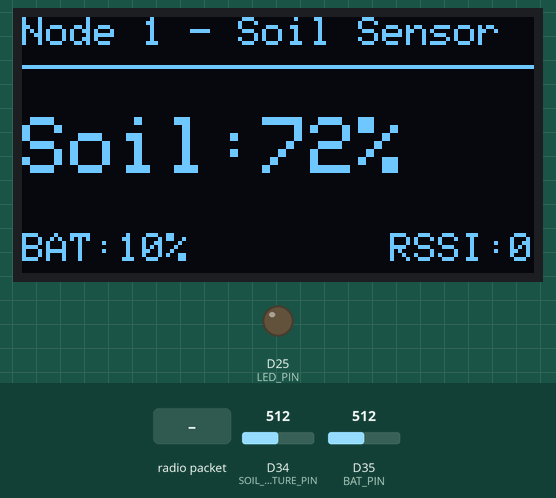
The sketch below on a simulated Arduino Due. Parts: 128×64 one-colour display, output pins drawn as LEDs (lit = HIGH). The test bench sets the inputs (shaded band); at power-on: D34 (SOIL_MOISTURE_PIN) = 512, D35 (BAT_PIN) = 512 (analog values on the 0–1023 scale). No radio packets arrive unless stated; what the sketch prints to the serial monitor is not drawn.

Above: at 5.77 s.
5.8 s: radio packet "1" arrives
At 6.8 s:
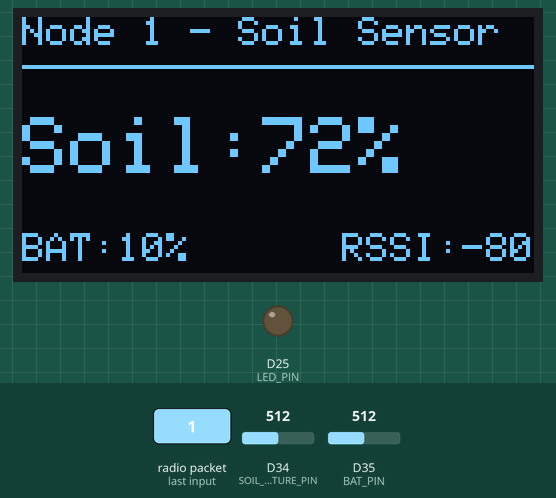
17.2 s: D34 (SOIL_MOISTURE_PIN) set to 716
At 20.6 s:
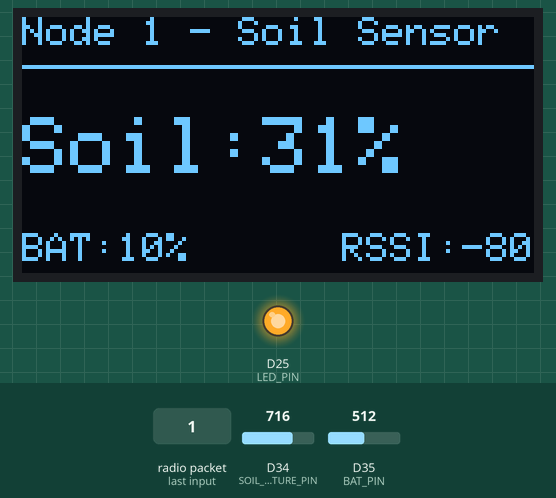
22.2 s: D35 (BAT_PIN) set to 716
At 26.5 s:
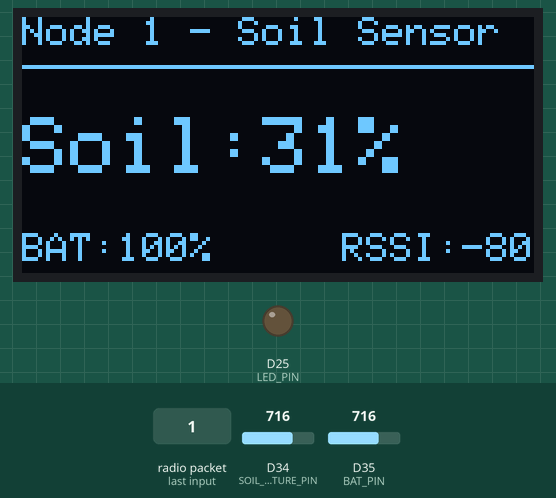
27.2 s: D34 (SOIL_MOISTURE_PIN) set to 900
At 31.6 s:
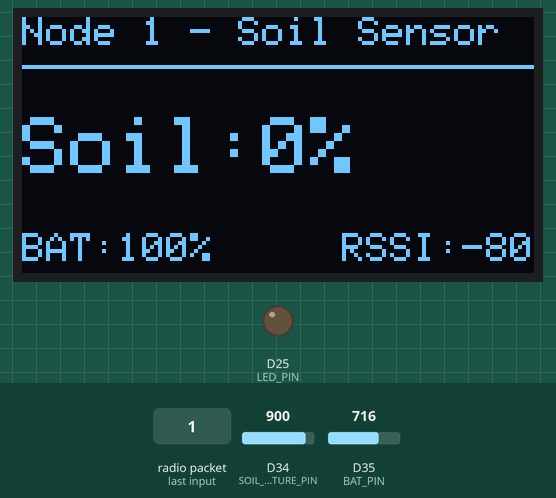
32.2 s: D35 (BAT_PIN) set to 511
At 36.6 s:
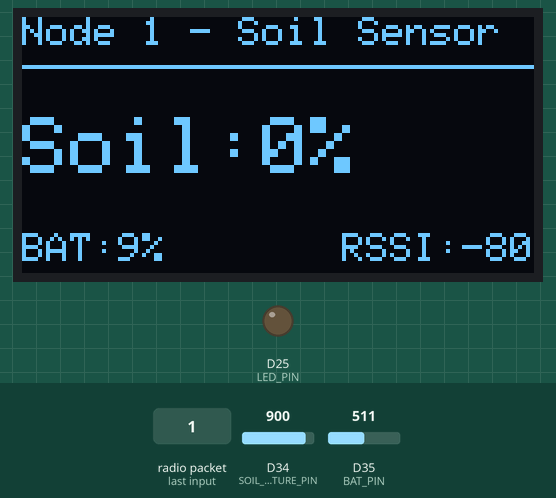
37.2 s: D34 (SOIL_MOISTURE_PIN) set to 306
At 41.6 s:
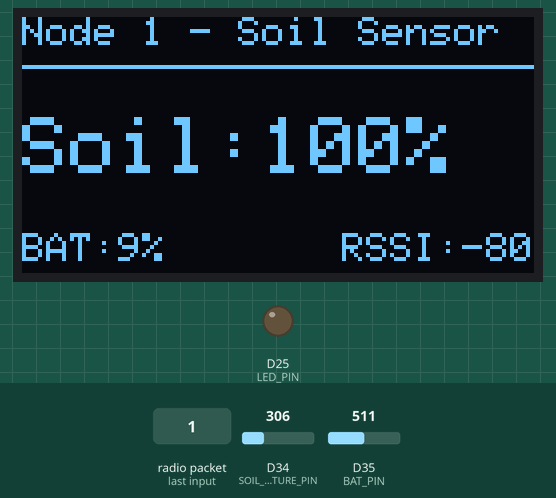
Timing chart, 0 to 43.1 s (numbered marks = the images above; inputs shaded):
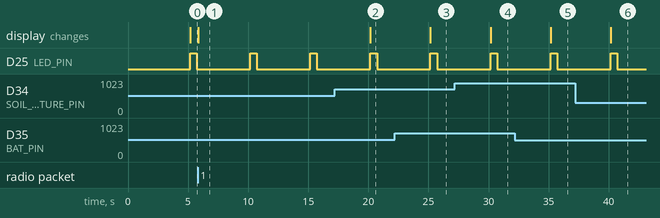

Measured:
- after the input at 5.8 s, the display: changes at once (image 1)
- after the input at 17.2 s, the display: first differs from a run without the input after 3.0 s (image 2)
- after the input at 22.2 s, the display: first differs from a run without the input after 3.0 s (image 3)
- after the input at 27.2 s, the display: first differs from a run without the input after 3.0 s (image 4)
- after the input at 32.2 s, the display: first differs from a run without the input after 3.0 s (image 5)
- after the input at 37.2 s, the display: first differs from a run without the input after 3.0 s (image 6)
- by itself, D25 (LED_PIN): alternates HIGH for 0.56 s and LOW for 4.4 s

The sketch:

LoRa32-PERPASIF_NODE_1_TX.ino
```cpp
#include <Wire.h>
#include <Adafruit_GFX.h>
#include <Adafruit_SSD1306.h>
#include <Arduino.h>
#include <SPI.h>
#include <LoRa.h>

// --- KONFIGURASI PIN & PARAMETER SENSOR ---
#define LED_PIN 25
#define BAT_PIN 35

// Pin & Variabel Soil Moisture
#define SOIL_MOISTURE_PIN 34
const int AirValue = 3500;
const int WaterValue = 1500;
int soilMoisturePercent = 0;

// Variabel Baterai
float batVoltage = 0.0;
int batPercent = 0;

// --- KONFIGURASI OLED ---
#define SCREEN_WIDTH 128
#define SCREEN_HEIGHT 64
#define OLED_SDA 21
#define OLED_SCL 22

// --- KONFIGURASI PIN LORA (T3 LoRa32 V1.6.1) ---
#define LORA_SCK  5
#define LORA_MISO 19
#define LORA_MOSI 27
#define LORA_CS   18
#define LORA_RST  23
#define LORA_IRQ  26
#define LORA_FREQ 433E6 // Sesuaikan dengan modul: 433E6, 868E6, atau 915E6

// --- INISIALISASI OBJEK ---
Adafruit_SSD1306 display(SCREEN_WIDTH, SCREEN_HEIGHT, &Wire, -1);

// --- VARIABEL GLOBAL ---
int currentRssi = 0;
unsigned long previousMillis = 0;
const long interval = 5000; // Interval pengiriman 5 detik

void setup() {
  Serial.begin(115200);

  // Inisialisasi LED Bawaan
  pinMode(LED_PIN, OUTPUT);
  digitalWrite(LED_PIN, LOW);

  analogReadResolution(12);

  Serial.println("Inisialisasi Sistem Sensor Node 1...");

  // Inisialisasi OLED
  Wire.begin(OLED_SDA, OLED_SCL);
  if(!display.begin(SSD1306_SWITCHCAPVCC, 0x3C)) {
    Serial.println(F("OLED allocation failed"));
    for(;;);
  }

  display.clearDisplay();
  display.setTextSize(1);
  display.setTextColor(WHITE);
  display.setCursor(15, 25);
  display.println("Node 1 Starting...");
  display.display();

  // Inisialisasi LoRa
  SPI.begin(LORA_SCK, LORA_MISO, LORA_MOSI, LORA_CS);
  LoRa.setPins(LORA_CS, LORA_RST, LORA_IRQ);

  if (!LoRa.begin(LORA_FREQ)) {
    Serial.println("LoRa initialization failed!");
    display.clearDisplay();
    display.setCursor(0, 0);
    display.println("LoRa Failed!");
    display.display();
    while (1);
  }

  // Samakan SyncWord dengan Receiver
  LoRa.setSyncWord(0xF3);
  Serial.println("LoRa Initialized OK!");

  delay(2000);
  LoRa.receive();
}

void loop() {
  // --- 1. JADWAL PENGIRIMAN DATA SENSOR ---
  unsigned long currentMillis = millis();

  if (currentMillis - previousMillis >= interval) {
    previousMillis = currentMillis;
    readSoilMoisture();
    readBattery();
    updateOLED();
    sendDataLoRa();
  }

  // --- 2. MENERIMA PESAN (RSSI / Balasan) ---
  int packetSize = LoRa.parsePacket();
  if (packetSize) {
    currentRssi = LoRa.packetRssi();
    String incoming = "";
    while (LoRa.available()) {
      incoming += (char)LoRa.read();
    }
    Serial.println("Menerima pesan: " + incoming + " dengan RSSI: " + String(currentRssi));
    updateOLED();
  }
}

// --- FUNGSI PEMBACAAN SENSOR ---

void readSoilMoisture() {
  int rawValue = analogRead(SOIL_MOISTURE_PIN);
  soilMoisturePercent = map(rawValue, AirValue, WaterValue, 0, 100);
  soilMoisturePercent = constrain(soilMoisturePercent, 0, 100);
  Serial.printf("Soil Moisture: %d%%\n", soilMoisturePercent);
}

// --- FUNGSI PENGIRIMAN DATA LORA ---

void sendDataLoRa() {
  digitalWrite(LED_PIN, HIGH);

  // Format Payload KHUSUS NODE 1 HANYA: SOIL MOISTURE
  // Contoh: NODE1|soil=67
  String payload = "NODE1|soil=" + String(soilMoisturePercent);

  // Mulai transmisi
  LoRa.beginPacket();
  LoRa.print(payload);
  int status = LoRa.endPacket();

  if(status == 1) {
    Serial.println("Data LoRa Terkirim: " + payload);
  } else {
    Serial.println("Gagal Mengirim LoRa!");
  }

  delay(500); // Nyalakan LED selama 500ms
  digitalWrite(LED_PIN, LOW);

  LoRa.receive();
}

// --- FUNGSI TAMPILAN OLED ---

void updateOLED() {
  display.clearDisplay();
  display.setTextSize(1);
  display.setTextColor(WHITE);

  // Menampilkan Kelembapan Tanah (Tengah/Besar)
  display.setCursor(0, 0);
  display.println("Node 1 - Soil Sensor");

  display.drawLine(0, 12, 128, 12, WHITE);

  display.setTextSize(2);
  display.setCursor(0, 25);
  display.print("Soil:");
  display.print(soilMoisturePercent);
  display.println("%");

  // Mengembalikan ukuran teks ke normal untuk baris bawah
  display.setTextSize(1);

  // Posisi Rata Kiri & Kanan di bagian bawah
  int16_t x1, y1;
  uint16_t w, h;

  // 1. Indikator BATERAI (Kiri Bawah)
  display.setCursor(0, 54);
  display.print("BAT:" + String(batPercent) + "%");

  // 2. Indikator RSSI (Kanan Bawah)
  String rssiTxt = "RSSI:" + String(currentRssi);
  display.getTextBounds(rssiTxt, 0, 0, &x1, &y1, &w, &h);
  display.setCursor(128 - w, 54);
  display.print(rssiTxt);

  display.display();
}

// --- FUNGSI PEMBACAAN BATERAI (DENGAN OVERSAMPLING) ---
void readBattery() {
  uint32_t sumAdc = 0;
  const int numSamples = 64;

  for (int i = 0; i < numSamples; i++) {
    sumAdc += analogRead(BAT_PIN);
    delay(2);
  }

  float avgAdc = (float)sumAdc / numSamples;
  batVoltage = (avgAdc / 4095.0) * 3.3 * 2.0;
  batPercent = ((batVoltage - 3.2) / (4.2 - 3.2)) * 100;
  batPercent = constrain(batPercent, 0, 100);
}
```
